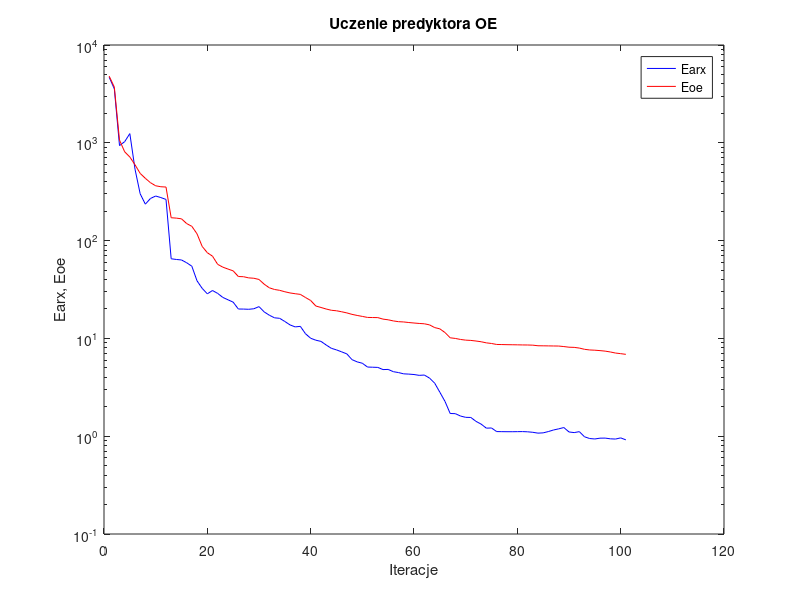
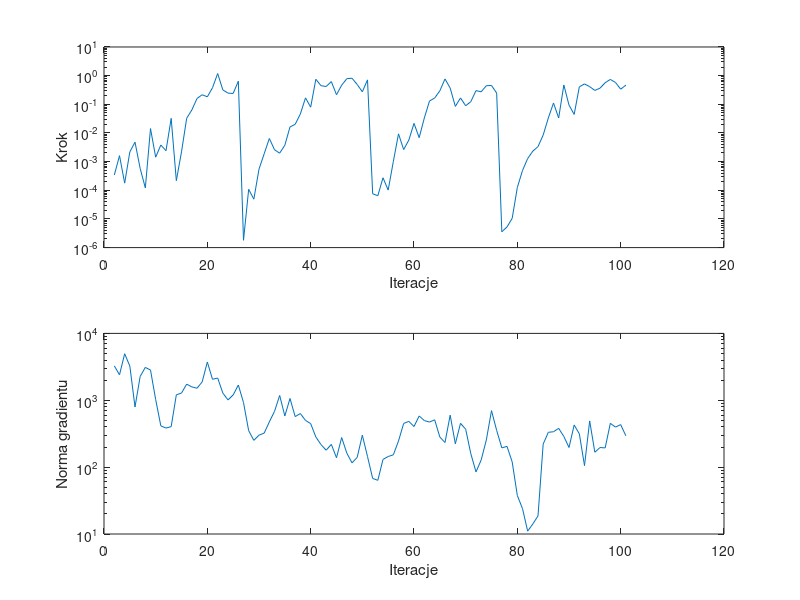

Reproduce these figures in MATLAB, in order.
%uczenie predyktora oe
clear all;
n=0; farx(n+1)=4.685892e+003; foe(n+1)=4.804408e+003; wspucz(n+1)=0.000000e+000; ng(n+1)=0.000000e+000;
%odnowa zmiennej metryki
n=1; farx(n+1)=3.559218e+003; foe(n+1)=3.710356e+003; krok(n+1)=3.423805e-004; ng(n+1)=3.265595e+003;
n=2; farx(n+1)=9.365774e+002; foe(n+1)=1.065577e+003; krok(n+1)=1.612540e-003; ng(n+1)=2.401625e+003;
n=3; farx(n+1)=1.027000e+003; foe(n+1)=8.090618e+002; krok(n+1)=1.775310e-004; ng(n+1)=4.964336e+003;
n=4; farx(n+1)=1.241728e+003; foe(n+1)=7.154210e+002; krok(n+1)=2.187783e-003; ng(n+1)=3.241489e+003;
n=5; farx(n+1)=5.377612e+002; foe(n+1)=5.967879e+002; krok(n+1)=4.777659e-003; ng(n+1)=7.930392e+002;
n=6; farx(n+1)=3.011463e+002; foe(n+1)=4.864873e+002; krok(n+1)=5.763985e-004; ng(n+1)=2.274189e+003;
n=7; farx(n+1)=2.358874e+002; foe(n+1)=4.333104e+002; krok(n+1)=1.208931e-004; ng(n+1)=3.101201e+003;
n=8; farx(n+1)=2.698010e+002; foe(n+1)=3.906939e+002; krok(n+1)=1.421020e-002; ng(n+1)=2.831373e+003;
n=9; farx(n+1)=2.856484e+002; foe(n+1)=3.635064e+002; krok(n+1)=1.427772e-003; ng(n+1)=1.024855e+003;
n=10; farx(n+1)=2.754369e+002; foe(n+1)=3.554477e+002; krok(n+1)=3.792794e-003; ng(n+1)=4.141051e+002;
n=11; farx(n+1)=2.636532e+002; foe(n+1)=3.529068e+002; krok(n+1)=2.407737e-003; ng(n+1)=3.837813e+002;
n=12; farx(n+1)=6.519849e+001; foe(n+1)=1.713093e+002; krok(n+1)=3.226788e-002; ng(n+1)=4.032406e+002;
n=13; farx(n+1)=6.414399e+001; foe(n+1)=1.697863e+002; krok(n+1)=2.171131e-004; ng(n+1)=1.206661e+003;
n=14; farx(n+1)=6.337921e+001; foe(n+1)=1.670004e+002; krok(n+1)=2.186130e-003; ng(n+1)=1.281117e+003;
n=15; farx(n+1)=5.936585e+001; foe(n+1)=1.493223e+002; krok(n+1)=3.244437e-002; ng(n+1)=1.741453e+003;
n=16; farx(n+1)=5.471049e+001; foe(n+1)=1.399294e+002; krok(n+1)=6.345766e-002; ng(n+1)=1.584741e+003;
n=17; farx(n+1)=3.884330e+001; foe(n+1)=1.174600e+002; krok(n+1)=1.591991e-001; ng(n+1)=1.511859e+003;
n=18; farx(n+1)=3.249063e+001; foe(n+1)=8.724833e+001; krok(n+1)=2.152723e-001; ng(n+1)=1.881994e+003;
n=19; farx(n+1)=2.856817e+001; foe(n+1)=7.517040e+001; krok(n+1)=1.827549e-001; ng(n+1)=3.731047e+003;
n=20; farx(n+1)=3.088059e+001; foe(n+1)=6.930686e+001; krok(n+1)=3.780408e-001; ng(n+1)=2.058596e+003;
n=21; farx(n+1)=2.884507e+001; foe(n+1)=5.718602e+001; krok(n+1)=1.185073e+000; ng(n+1)=2.150111e+003;
n=22; farx(n+1)=2.624185e+001; foe(n+1)=5.350816e+001; krok(n+1)=3.183696e-001; ng(n+1)=1.280341e+003;
n=23; farx(n+1)=2.481995e+001; foe(n+1)=5.118882e+001; krok(n+1)=2.454949e-001; ng(n+1)=1.011876e+003;
n=24; farx(n+1)=2.347347e+001; foe(n+1)=4.904328e+001; krok(n+1)=2.393567e-001; ng(n+1)=1.202030e+003;
n=25; farx(n+1)=1.997496e+001; foe(n+1)=4.293458e+001; krok(n+1)=6.400584e-001; ng(n+1)=1.689653e+003;
%odnowa zmiennej metryki
n=26; farx(n+1)=1.994707e+001; foe(n+1)=4.274210e+001; krok(n+1)=1.801229e-006; ng(n+1)=9.250284e+002;
n=27; farx(n+1)=1.984718e+001; foe(n+1)=4.158171e+001; krok(n+1)=1.078966e-004; ng(n+1)=3.508241e+002;
n=28; farx(n+1)=2.009528e+001; foe(n+1)=4.121956e+001; krok(n+1)=4.899400e-005; ng(n+1)=2.515524e+002;
n=29; farx(n+1)=2.113508e+001; foe(n+1)=4.006461e+001; krok(n+1)=5.469456e-004; ng(n+1)=3.006338e+002;
n=30; farx(n+1)=1.867139e+001; foe(n+1)=3.584169e+001; krok(n+1)=1.876490e-003; ng(n+1)=3.226050e+002;
n=31; farx(n+1)=1.726158e+001; foe(n+1)=3.291337e+001; krok(n+1)=6.431546e-003; ng(n+1)=4.751053e+002;
n=32; farx(n+1)=1.623745e+001; foe(n+1)=3.163906e+001; krok(n+1)=2.598953e-003; ng(n+1)=6.810516e+002;
n=33; farx(n+1)=1.604773e+001; foe(n+1)=3.101449e+001; krok(n+1)=1.970836e-003; ng(n+1)=1.180212e+003;
n=34; farx(n+1)=1.489089e+001; foe(n+1)=2.998963e+001; krok(n+1)=3.722051e-003; ng(n+1)=5.824336e+002;
n=35; farx(n+1)=1.374530e+001; foe(n+1)=2.916578e+001; krok(n+1)=1.621660e-002; ng(n+1)=1.064063e+003;
n=36; farx(n+1)=1.310975e+001; foe(n+1)=2.863470e+001; krok(n+1)=2.001452e-002; ng(n+1)=5.700522e+002;
n=37; farx(n+1)=1.328065e+001; foe(n+1)=2.819148e+001; krok(n+1)=4.568872e-002; ng(n+1)=6.333468e+002;
n=38; farx(n+1)=1.115682e+001; foe(n+1)=2.619110e+001; krok(n+1)=1.677326e-001; ng(n+1)=4.993280e+002;
n=39; farx(n+1)=1.003654e+001; foe(n+1)=2.441282e+001; krok(n+1)=7.942915e-002; ng(n+1)=4.479491e+002;
n=40; farx(n+1)=9.583970e+000; foe(n+1)=2.143600e+001; krok(n+1)=7.470650e-001; ng(n+1)=2.823933e+002;
n=41; farx(n+1)=9.321604e+000; foe(n+1)=2.071132e+001; krok(n+1)=4.461084e-001; ng(n+1)=2.173642e+002;
n=42; farx(n+1)=8.564033e+000; foe(n+1)=1.997750e+001; krok(n+1)=4.170483e-001; ng(n+1)=1.790350e+002;
n=43; farx(n+1)=7.921613e+000; foe(n+1)=1.939465e+001; krok(n+1)=6.210550e-001; ng(n+1)=2.191230e+002;
n=44; farx(n+1)=7.628646e+000; foe(n+1)=1.916656e+001; krok(n+1)=2.155114e-001; ng(n+1)=1.381115e+002;
n=45; farx(n+1)=7.285813e+000; foe(n+1)=1.872175e+001; krok(n+1)=4.635137e-001; ng(n+1)=2.769185e+002;
n=46; farx(n+1)=6.945084e+000; foe(n+1)=1.822674e+001; krok(n+1)=7.832062e-001; ng(n+1)=1.617175e+002;
n=47; farx(n+1)=6.065148e+000; foe(n+1)=1.761288e+001; krok(n+1)=8.131859e-001; ng(n+1)=1.159046e+002;
n=48; farx(n+1)=5.755483e+000; foe(n+1)=1.716932e+001; krok(n+1)=4.929770e-001; ng(n+1)=1.396179e+002;
n=49; farx(n+1)=5.571030e+000; foe(n+1)=1.678401e+001; krok(n+1)=2.730900e-001; ng(n+1)=3.003910e+002;
n=50; farx(n+1)=5.095875e+000; foe(n+1)=1.638732e+001; krok(n+1)=7.113726e-001; ng(n+1)=1.441333e+002;
%odnowa zmiennej metryki
n=51; farx(n+1)=5.073705e+000; foe(n+1)=1.634466e+001; krok(n+1)=7.547877e-005; ng(n+1)=6.781239e+001;
n=52; farx(n+1)=5.052567e+000; foe(n+1)=1.631383e+001; krok(n+1)=6.446963e-005; ng(n+1)=6.348513e+001;
n=53; farx(n+1)=4.799349e+000; foe(n+1)=1.574597e+001; krok(n+1)=2.734728e-004; ng(n+1)=1.305846e+002;
n=54; farx(n+1)=4.818025e+000; foe(n+1)=1.549815e+001; krok(n+1)=1.015140e-004; ng(n+1)=1.440719e+002;
n=55; farx(n+1)=4.567695e+000; foe(n+1)=1.509259e+001; krok(n+1)=1.011532e-003; ng(n+1)=1.528154e+002;
n=56; farx(n+1)=4.473704e+000; foe(n+1)=1.482555e+001; krok(n+1)=9.307204e-003; ng(n+1)=2.459923e+002;
n=57; farx(n+1)=4.341709e+000; foe(n+1)=1.473087e+001; krok(n+1)=2.634602e-003; ng(n+1)=4.502210e+002;
n=58; farx(n+1)=4.314388e+000; foe(n+1)=1.453046e+001; krok(n+1)=5.647473e-003; ng(n+1)=4.832024e+002;
n=59; farx(n+1)=4.272807e+000; foe(n+1)=1.436805e+001; krok(n+1)=2.156300e-002; ng(n+1)=4.048664e+002;
n=60; farx(n+1)=4.190324e+000; foe(n+1)=1.421906e+001; krok(n+1)=6.853004e-003; ng(n+1)=5.816028e+002;
n=61; farx(n+1)=4.220074e+000; foe(n+1)=1.410971e+001; krok(n+1)=3.344126e-002; ng(n+1)=4.970864e+002;
n=62; farx(n+1)=3.929659e+000; foe(n+1)=1.375461e+001; krok(n+1)=1.304848e-001; ng(n+1)=4.720038e+002;
n=63; farx(n+1)=3.487770e+000; foe(n+1)=1.290372e+001; krok(n+1)=1.655578e-001; ng(n+1)=5.099914e+002;
n=64; farx(n+1)=2.817180e+000; foe(n+1)=1.252365e+001; krok(n+1)=2.950300e-001; ng(n+1)=2.820980e+002;
n=65; farx(n+1)=2.267952e+000; foe(n+1)=1.147799e+001; krok(n+1)=7.676757e-001; ng(n+1)=2.332490e+002;
n=66; farx(n+1)=1.706965e+000; foe(n+1)=1.014477e+001; krok(n+1)=3.691454e-001; ng(n+1)=5.990835e+002;
n=67; farx(n+1)=1.700473e+000; foe(n+1)=9.991946e+000; krok(n+1)=8.436372e-002; ng(n+1)=2.233177e+002;
n=68; farx(n+1)=1.607736e+000; foe(n+1)=9.756431e+000; krok(n+1)=1.668612e-001; ng(n+1)=4.522744e+002;
n=69; farx(n+1)=1.559256e+000; foe(n+1)=9.600875e+000; krok(n+1)=8.892157e-002; ng(n+1)=3.692272e+002;
n=70; farx(n+1)=1.554699e+000; foe(n+1)=9.537859e+000; krok(n+1)=1.238533e-001; ng(n+1)=1.584530e+002;
n=71; farx(n+1)=1.418129e+000; foe(n+1)=9.402031e+000; krok(n+1)=3.005969e-001; ng(n+1)=8.489296e+001;
n=72; farx(n+1)=1.328548e+000; foe(n+1)=9.241709e+000; krok(n+1)=2.730638e-001; ng(n+1)=1.278287e+002;
n=73; farx(n+1)=1.208615e+000; foe(n+1)=9.005541e+000; krok(n+1)=4.448216e-001; ng(n+1)=2.548549e+002;
n=74; farx(n+1)=1.213761e+000; foe(n+1)=8.873071e+000; krok(n+1)=4.536903e-001; ng(n+1)=6.995451e+002;
n=75; farx(n+1)=1.114997e+000; foe(n+1)=8.670619e+000; krok(n+1)=2.464885e-001; ng(n+1)=3.538984e+002;
%odnowa zmiennej metryki
n=76; farx(n+1)=1.113023e+000; foe(n+1)=8.651758e+000; krok(n+1)=3.559307e-006; ng(n+1)=1.940857e+002;
n=77; farx(n+1)=1.111595e+000; foe(n+1)=8.627317e+000; krok(n+1)=5.250665e-006; ng(n+1)=2.043167e+002;
n=78; farx(n+1)=1.111388e+000; foe(n+1)=8.612852e+000; krok(n+1)=1.046074e-005; ng(n+1)=1.200519e+002;
n=79; farx(n+1)=1.113014e+000; foe(n+1)=8.595677e+000; krok(n+1)=1.254535e-004; ng(n+1)=3.760973e+001;
n=80; farx(n+1)=1.114730e+000; foe(n+1)=8.573538e+000; krok(n+1)=4.895958e-004; ng(n+1)=2.395741e+001;
n=81; farx(n+1)=1.109027e+000; foe(n+1)=8.562229e+000; krok(n+1)=1.284763e-003; ng(n+1)=1.103107e+001;
n=82; farx(n+1)=1.096199e+000; foe(n+1)=8.528929e+000; krok(n+1)=2.320029e-003; ng(n+1)=1.415509e+001;
n=83; farx(n+1)=1.074823e+000; foe(n+1)=8.409842e+000; krok(n+1)=3.334617e-003; ng(n+1)=1.863812e+001;
n=84; farx(n+1)=1.082064e+000; foe(n+1)=8.398875e+000; krok(n+1)=8.442897e-003; ng(n+1)=2.213044e+002;
n=85; farx(n+1)=1.115348e+000; foe(n+1)=8.383833e+000; krok(n+1)=3.339713e-002; ng(n+1)=3.318492e+002;
n=86; farx(n+1)=1.157568e+000; foe(n+1)=8.367313e+000; krok(n+1)=1.111619e-001; ng(n+1)=3.381569e+002;
n=87; farx(n+1)=1.188966e+000; foe(n+1)=8.353608e+000; krok(n+1)=3.329740e-002; ng(n+1)=3.807563e+002;
n=88; farx(n+1)=1.226385e+000; foe(n+1)=8.252208e+000; krok(n+1)=4.726961e-001; ng(n+1)=2.877112e+002;
n=89; farx(n+1)=1.104820e+000; foe(n+1)=8.128447e+000; krok(n+1)=9.363811e-002; ng(n+1)=1.966827e+002;
n=90; farx(n+1)=1.088642e+000; foe(n+1)=8.096350e+000; krok(n+1)=4.438543e-002; ng(n+1)=4.268409e+002;
n=91; farx(n+1)=1.113380e+000; foe(n+1)=7.964402e+000; krok(n+1)=4.065930e-001; ng(n+1)=3.148033e+002;
n=92; farx(n+1)=9.864592e-001; foe(n+1)=7.735455e+000; krok(n+1)=5.138574e-001; ng(n+1)=1.053503e+002;
n=93; farx(n+1)=9.467586e-001; foe(n+1)=7.619126e+000; krok(n+1)=4.126070e-001; ng(n+1)=4.910077e+002;
n=94; farx(n+1)=9.369000e-001; foe(n+1)=7.574652e+000; krok(n+1)=3.047347e-001; ng(n+1)=1.670733e+002;
n=95; farx(n+1)=9.549226e-001; foe(n+1)=7.501908e+000; krok(n+1)=3.655097e-001; ng(n+1)=1.962596e+002;
n=96; farx(n+1)=9.563754e-001; foe(n+1)=7.411480e+000; krok(n+1)=5.667570e-001; ng(n+1)=1.939749e+002;
n=97; farx(n+1)=9.404066e-001; foe(n+1)=7.266077e+000; krok(n+1)=7.382907e-001; ng(n+1)=4.519452e+002;
n=98; farx(n+1)=9.351207e-001; foe(n+1)=7.084367e+000; krok(n+1)=5.766634e-001; ng(n+1)=3.966715e+002;
n=99; farx(n+1)=9.612743e-001; foe(n+1)=6.983915e+000; krok(n+1)=3.372291e-001; ng(n+1)=4.326404e+002;
n=100; farx(n+1)=9.174206e-001; foe(n+1)=6.869839e+000; krok(n+1)=4.641165e-001; ng(n+1)=2.945242e+002;

figure; semilogy(farx,'b'); hold on; semilogy(foe,'r'); xlabel('Iteracje'); ylabel('Earx, Eoe'); legend('Earx','Eoe'); title('Uczenie predyktora OE');
figure; subplot(2,1,1); semilogy(krok); xlabel('Iteracje'); ylabel('Krok');
subplot(2,1,2); semilogy(ng); xlabel('Iteracje'); ylabel('Norma gradientu');
Earx=farx(n+1)
Eoe=foe(n+1)
